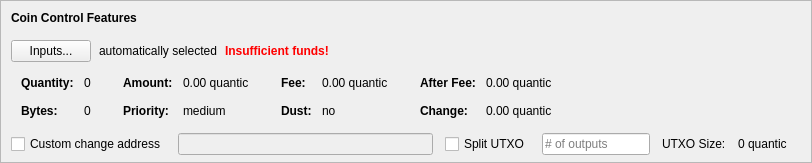
    <widget class="QFrame" name="frameCoinControl">
     <property name="sizePolicy">
      <sizepolicy hsizetype="Expanding" vsizetype="Expanding">
       <horstretch>0</horstretch>
       <verstretch>0</verstretch>
      </sizepolicy>
     </property>
     <property name="maximumSize">
      <size>
       <width>16777215</width>
       <height>16777215</height>
      </size>
     </property>
     <property name="frameShape">
      <enum>QFrame::StyledPanel</enum>
     </property>
     <property name="frameShadow">
      <enum>QFrame::Sunken</enum>
     </property>
     <layout class="QVBoxLayout" name="verticalLayoutCoinControl2">
      <property name="spacing">
       <number>0</number>
      </property>
      <property name="leftMargin">
       <number>0</number>
      </property>
      <property name="topMargin">
       <number>0</number>
      </property>
      <property name="rightMargin">
       <number>0</number>
      </property>
      <property name="bottomMargin">
       <number>6</number>
      </property>
      <item>
       <layout class="QVBoxLayout" name="verticalLayoutCoinControl" stretch="0,0,0,0,1">
        <property name="spacing">
         <number>0</number>
        </property>
        <property name="leftMargin">
         <number>10</number>
        </property>
        <property name="topMargin">
         <number>10</number>
        </property>
        <item>
         <layout class="QHBoxLayout" name="horizontalLayoutCoinControl1">
          <property name="bottomMargin">
           <number>15</number>
          </property>
          <item>
           <widget class="QLabel" name="labelCoinControlFeatures">
            <property name="sizePolicy">
             <sizepolicy hsizetype="Preferred" vsizetype="Maximum">
              <horstretch>0</horstretch>
              <verstretch>0</verstretch>
             </sizepolicy>
            </property>
            <property name="font">
             <font>
              <weight>75</weight>
              <bold>true</bold>
             </font>
            </property>
            <property name="styleSheet">
             <string notr="true">font-weight:bold;</string>
            </property>
            <property name="text">
             <string>Coin Control Features</string>
            </property>
           </widget>
          </item>
         </layout>
        </item>
        <item>
         <layout class="QHBoxLayout" name="horizontalLayoutCoinControl2" stretch="0,0,0,0">
          <property name="spacing">
           <number>8</number>
          </property>
          <property name="bottomMargin">
           <number>10</number>
          </property>
          <item>
           <widget class="QPushButton" name="pushButtonCoinControl">
            <property name="styleSheet">
             <string notr="true"/>
            </property>
            <property name="text">
             <string>Inputs...</string>
            </property>
            <property name="autoDefault">
             <bool>false</bool>
            </property>
           </widget>
          </item>
          <item>
           <widget class="QLabel" name="labelCoinControlAutomaticallySelected">
            <property name="text">
             <string>automatically selected</string>
            </property>
            <property name="margin">
             <number>5</number>
            </property>
           </widget>
          </item>
          <item>
           <widget class="QLabel" name="labelCoinControlInsuffFunds">
            <property name="font">
             <font>
              <weight>75</weight>
              <bold>true</bold>
             </font>
            </property>
            <property name="styleSheet">
             <string notr="true">color:red;font-weight:bold;</string>
            </property>
            <property name="text">
             <string>Insufficient funds!</string>
            </property>
            <property name="margin">
             <number>5</number>
            </property>
           </widget>
          </item>
          <item>
           <spacer name="horizontalSpacerCoinControl">
            <property name="orientation">
             <enum>Qt::Horizontal</enum>
            </property>
            <property name="sizeHint" stdset="0">
             <size>
              <width>40</width>
              <height>1</height>
             </size>
            </property>
           </spacer>
          </item>
         </layout>
        </item>
        <item>
         <widget class="QWidget" name="widgetCoinControl" native="true">
          <property name="sizePolicy">
           <sizepolicy hsizetype="Preferred" vsizetype="Preferred">
            <horstretch>0</horstretch>
            <verstretch>0</verstretch>
           </sizepolicy>
          </property>
          <property name="minimumSize">
           <size>
            <width>0</width>
            <height>0</height>
           </size>
          </property>
          <property name="styleSheet">
           <string notr="true"/>
          </property>
          <layout class="QHBoxLayout" name="horizontalLayoutCoinControl5">
           <property name="leftMargin">
            <number>0</number>
           </property>
           <property name="topMargin">
            <number>0</number>
           </property>
           <property name="rightMargin">
            <number>0</number>
           </property>
           <property name="bottomMargin">
            <number>0</number>
           </property>
           <item>
            <layout class="QHBoxLayout" name="horizontalLayoutCoinControl3" stretch="0,0,0,1">
             <property name="spacing">
              <number>20</number>
             </property>
             <property name="topMargin">
              <number>0</number>
             </property>
             <property name="bottomMargin">
              <number>10</number>
             </property>
             <item>
              <layout class="QFormLayout" name="formLayoutCoinControl1">
               <property name="horizontalSpacing">
                <number>10</number>
               </property>
               <property name="verticalSpacing">
                <number>14</number>
               </property>
               <property name="leftMargin">
                <number>10</number>
               </property>
               <property name="topMargin">
                <number>4</number>
               </property>
               <property name="rightMargin">
                <number>6</number>
               </property>
               <item row="0" column="0">
                <widget class="QLabel" name="labelCoinControlQuantityText">
                 <property name="font">
                  <font>
                   <weight>75</weight>
                   <bold>true</bold>
                  </font>
                 </property>
                 <property name="text">
                  <string>Quantity:</string>
                 </property>
                 <property name="margin">
                  <number>0</number>
                 </property>
                </widget>
               </item>
               <item row="0" column="1">
                <widget class="QLabel" name="labelCoinControlQuantity">
                 <property name="cursor">
                  <cursorShape>IBeamCursor</cursorShape>
                 </property>
                 <property name="contextMenuPolicy">
                  <enum>Qt::ActionsContextMenu</enum>
                 </property>
                 <property name="text">
                  <string notr="true">0</string>
                 </property>
                 <property name="margin">
                  <number>0</number>
                 </property>
                 <property name="textInteractionFlags">
                  <set>Qt::LinksAccessibleByMouse|Qt::TextSelectableByKeyboard|Qt::TextSelectableByMouse</set>
                 </property>
                </widget>
               </item>
               <item row="1" column="0">
                <widget class="QLabel" name="labelCoinControlBytesText">
                 <property name="font">
                  <font>
                   <weight>75</weight>
                   <bold>true</bold>
                  </font>
                 </property>
                 <property name="text">
                  <string>Bytes:</string>
                 </property>
                </widget>
               </item>
               <item row="1" column="1">
                <widget class="QLabel" name="labelCoinControlBytes">
                 <property name="cursor">
                  <cursorShape>IBeamCursor</cursorShape>
                 </property>
                 <property name="contextMenuPolicy">
                  <enum>Qt::ActionsContextMenu</enum>
                 </property>
                 <property name="text">
                  <string notr="true">0</string>
                 </property>
                 <property name="textInteractionFlags">
                  <set>Qt::LinksAccessibleByMouse|Qt::TextSelectableByKeyboard|Qt::TextSelectableByMouse</set>
                 </property>
                </widget>
               </item>
              </layout>
             </item>
             <item>
              <layout class="QFormLayout" name="formLayoutCoinControl2">
               <property name="horizontalSpacing">
                <number>10</number>
               </property>
               <property name="verticalSpacing">
                <number>14</number>
               </property>
               <property name="leftMargin">
                <number>6</number>
               </property>
               <property name="topMargin">
                <number>4</number>
               </property>
               <property name="rightMargin">
                <number>6</number>
               </property>
               <item row="0" column="0">
                <widget class="QLabel" name="labelCoinControlAmountText">
                 <property name="font">
                  <font>
                   <weight>75</weight>
                   <bold>true</bold>
                  </font>
                 </property>
                 <property name="text">
                  <string>Amount:</string>
                 </property>
                 <property name="margin">
                  <number>0</number>
                 </property>
                </widget>
               </item>
               <item row="0" column="1">
                <widget class="QLabel" name="labelCoinControlAmount">
                 <property name="cursor">
                  <cursorShape>IBeamCursor</cursorShape>
                 </property>
                 <property name="contextMenuPolicy">
                  <enum>Qt::ActionsContextMenu</enum>
                 </property>
                 <property name="text">
                  <string notr="true">0.00 quantic</string>
                 </property>
                 <property name="textInteractionFlags">
                  <set>Qt::LinksAccessibleByMouse|Qt::TextSelectableByKeyboard|Qt::TextSelectableByMouse</set>
                 </property>
                </widget>
               </item>
               <item row="1" column="0">
                <widget class="QLabel" name="labelCoinControlPriorityText">
                 <property name="font">
                  <font>
                   <weight>75</weight>
                   <bold>true</bold>
                  </font>
                 </property>
                 <property name="text">
                  <string>Priority:</string>
                 </property>
                </widget>
               </item>
               <item row="1" column="1">
                <widget class="QLabel" name="labelCoinControlPriority">
                 <property name="cursor">
                  <cursorShape>IBeamCursor</cursorShape>
                 </property>
                 <property name="contextMenuPolicy">
                  <enum>Qt::ActionsContextMenu</enum>
                 </property>
                 <property name="text">
                  <string>medium</string>
                 </property>
                 <property name="textInteractionFlags">
                  <set>Qt::LinksAccessibleByMouse|Qt::TextSelectableByKeyboard|Qt::TextSelectableByMouse</set>
                 </property>
                </widget>
               </item>
              </layout>
             </item>
             <item>
              <layout class="QFormLayout" name="formLayoutCoinControl3">
               <property name="horizontalSpacing">
                <number>10</number>
               </property>
               <property name="verticalSpacing">
                <number>14</number>
               </property>
               <property name="leftMargin">
                <number>6</number>
               </property>
               <property name="topMargin">
                <number>4</number>
               </property>
               <property name="rightMargin">
                <number>6</number>
               </property>
               <item row="0" column="0">
                <widget class="QLabel" name="labelCoinControlFeeText">
                 <property name="font">
                  <font>
                   <weight>75</weight>
                   <bold>true</bold>
                  </font>
                 </property>
                 <property name="text">
                  <string>Fee:</string>
                 </property>
                 <property name="margin">
                  <number>0</number>
                 </property>
                </widget>
               </item>
               <item row="0" column="1">
                <widget class="QLabel" name="labelCoinControlFee">
                 <property name="cursor">
                  <cursorShape>IBeamCursor</cursorShape>
                 </property>
                 <property name="contextMenuPolicy">
                  <enum>Qt::ActionsContextMenu</enum>
                 </property>
                 <property name="text">
                  <string notr="true">0.00 quantic</string>
                 </property>
                 <property name="textInteractionFlags">
                  <set>Qt::LinksAccessibleByMouse|Qt::TextSelectableByKeyboard|Qt::TextSelectableByMouse</set>
                 </property>
                </widget>
               </item>
               <item row="1" column="0">
                <widget class="QLabel" name="labelCoinControlLowOutputText">
                 <property name="font">
                  <font>
                   <weight>75</weight>
                   <bold>true</bold>
                  </font>
                 </property>
                 <property name="text">
                  <string>Dust:</string>
                 </property>
                </widget>
               </item>
               <item row="1" column="1">
                <widget class="QLabel" name="labelCoinControlLowOutput">
                 <property name="cursor">
                  <cursorShape>IBeamCursor</cursorShape>
                 </property>
                 <property name="contextMenuPolicy">
                  <enum>Qt::ActionsContextMenu</enum>
                 </property>
                 <property name="text">
                  <string>no</string>
                 </property>
                 <property name="textInteractionFlags">
                  <set>Qt::LinksAccessibleByMouse|Qt::TextSelectableByKeyboard|Qt::TextSelectableByMouse</set>
                 </property>
                </widget>
               </item>
              </layout>
             </item>
             <item>
              <layout class="QFormLayout" name="formLayoutCoinControl4">
               <property name="horizontalSpacing">
                <number>10</number>
               </property>
               <property name="verticalSpacing">
                <number>14</number>
               </property>
               <property name="leftMargin">
                <number>6</number>
               </property>
               <property name="topMargin">
                <number>4</number>
               </property>
               <property name="rightMargin">
                <number>6</number>
               </property>
               <item row="0" column="0">
                <widget class="QLabel" name="labelCoinControlAfterFeeText">
                 <property name="font">
                  <font>
                   <weight>75</weight>
                   <bold>true</bold>
                  </font>
                 </property>
                 <property name="text">
                  <string>After Fee:</string>
                 </property>
                 <property name="margin">
                  <number>0</number>
                 </property>
                </widget>
               </item>
               <item row="0" column="1">
                <widget class="QLabel" name="labelCoinControlAfterFee">
                 <property name="cursor">
                  <cursorShape>IBeamCursor</cursorShape>
                 </property>
                 <property name="contextMenuPolicy">
                  <enum>Qt::ActionsContextMenu</enum>
                 </property>
                 <property name="text">
                  <string notr="true">0.00 quantic</string>
                 </property>
                 <property name="textInteractionFlags">
                  <set>Qt::LinksAccessibleByMouse|Qt::TextSelectableByKeyboard|Qt::TextSelectableByMouse</set>
                 </property>
                </widget>
               </item>
               <item row="1" column="0">
                <widget class="QLabel" name="labelCoinControlChangeText">
                 <property name="font">
                  <font>
                   <weight>75</weight>
                   <bold>true</bold>
                  </font>
                 </property>
                 <property name="text">
                  <string>Change:</string>
                 </property>
                </widget>
               </item>
               <item row="1" column="1">
                <widget class="QLabel" name="labelCoinControlChange">
                 <property name="cursor">
                  <cursorShape>IBeamCursor</cursorShape>
                 </property>
                 <property name="contextMenuPolicy">
                  <enum>Qt::ActionsContextMenu</enum>
                 </property>
                 <property name="text">
                  <string notr="true">0.00 quantic</string>
                 </property>
                 <property name="textInteractionFlags">
                  <set>Qt::LinksAccessibleByMouse|Qt::TextSelectableByKeyboard|Qt::TextSelectableByMouse</set>
                 </property>
                </widget>
               </item>
              </layout>
             </item>
            </layout>
           </item>
          </layout>
         </widget>
        </item>
        <item>
         <layout class="QHBoxLayout" name="horizontalLayoutCoinControl4" stretch="0,0,0,0,0,0,0">
          <property name="spacing">
           <number>12</number>
          </property>
          <property name="sizeConstraint">
           <enum>QLayout::SetDefaultConstraint</enum>
          </property>
          <property name="topMargin">
           <number>5</number>
          </property>
          <property name="rightMargin">
           <number>5</number>
          </property>
          <item>
           <widget class="QCheckBox" name="checkBoxCoinControlChange">
            <property name="toolTip">
             <string>If this is activated, but the change address is empty or invalid, change will be sent to a newly generated address.</string>
            </property>
            <property name="text">
             <string>Custom change address</string>
            </property>
           </widget>
          </item>
          <item>
           <widget class="QValidatedLineEdit" name="lineEditCoinControlChange">
            <property name="enabled">
             <bool>false</bool>
            </property>
            <property name="sizePolicy">
             <sizepolicy hsizetype="Expanding" vsizetype="Fixed">
              <horstretch>0</horstretch>
              <verstretch>0</verstretch>
             </sizepolicy>
            </property>
           </widget>
          </item>
          <item>
           <widget class="QCheckBox" name="splitBlockCheckBox">
            <property name="text">
             <string>Split UTXO</string>
            </property>
           </widget>
          </item>
          <item>
           <widget class="QLineEdit" name="splitBlockLineEdit">
            <property name="sizePolicy">
             <sizepolicy hsizetype="Fixed" vsizetype="Fixed">
              <horstretch>50</horstretch>
              <verstretch>0</verstretch>
             </sizepolicy>
            </property>
            <property name="placeholderText">
             <string># of outputs</string>
            </property>
           </widget>
          </item>
          <item>
           <widget class="QLabel" name="labelBlockSizeText">
            <property name="text">
             <string>UTXO Size:</string>
            </property>
           </widget>
          </item>
          <item>
           <widget class="QLabel" name="labelBlockSize">
            <property name="text">
             <string>0 quantic</string>
            </property>
           </widget>
          </item>
          <item>
           <widget class="QLabel" name="labelCoinControlChangeLabel">
            <property name="sizePolicy">
             <sizepolicy hsizetype="Preferred" vsizetype="Expanding">
              <horstretch>0</horstretch>
              <verstretch>0</verstretch>
             </sizepolicy>
            </property>
            <property name="minimumSize">
             <size>
              <width>0</width>
              <height>0</height>
             </size>
            </property>
            <property name="text">
             <string/>
            </property>
            <property name="margin">
             <number>3</number>
            </property>
           </widget>
          </item>
         </layout>
        </item>
        <item>
         <spacer name="verticalSpacerCoinControl">
          <property name="orientation">
           <enum>Qt::Vertical</enum>
          </property>
          <property name="sizeHint" stdset="0">
           <size>
            <width>800</width>
            <height>1</height>
           </size>
          </property>
         </spacer>
        </item>
       </layout>
      </item>
     </layout>
    </widget>
